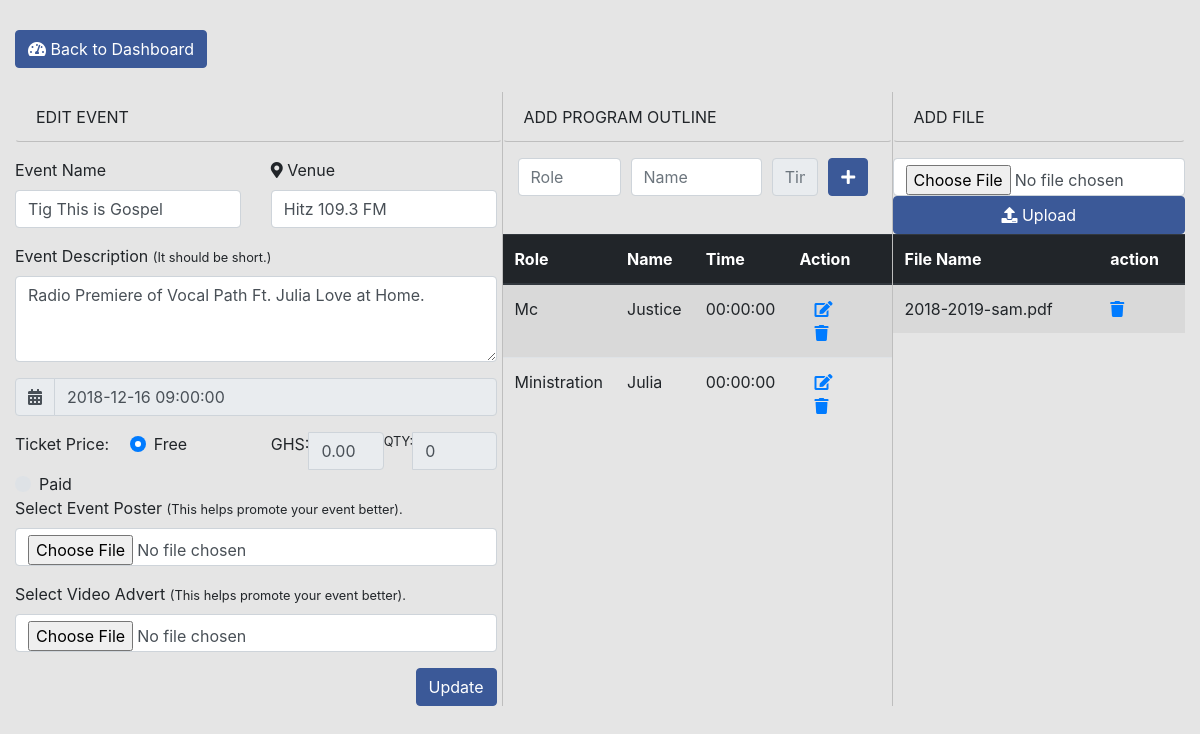
Page /profile/event_edit.php?event_id=48 (signed in) on the committed database.
### tables this page shows
CREATE TABLE IF NOT EXISTS `events` (
  `eid` int(11) NOT NULL AUTO_INCREMENT,
  `uid` int(11) NOT NULL,
  `ename` varchar(255) NOT NULL,
  `etype` enum('free','paid') NOT NULL,
  `about` text NOT NULL,
  `image` varchar(255) NOT NULL,
  `video` varchar(255) NOT NULL,
  `location` varchar(255) NOT NULL,
  `edate` datetime NOT NULL,
  `ticket_qty` int(11) DEFAULT NULL,
  `ticket_price` decimal(10,2) DEFAULT '0.00',
  `date_created` datetime NOT NULL DEFAULT CURRENT_TIMESTAMP ON UPDATE CURRENT_TIMESTAMP,
  `evaluate` enum('0','1') NOT NULL DEFAULT '0',
  PRIMARY KEY (`eid`),
  KEY `uid` (`uid`)
);

CREATE TABLE IF NOT EXISTS `program_outline` (
  `pid` int(11) NOT NULL AUTO_INCREMENT,
  `eid` int(11) NOT NULL,
  `role` varchar(200) NOT NULL,
  `name` varchar(200) NOT NULL,
  `program_time` time NOT NULL,
  PRIMARY KEY (`pid`)
);

CREATE TABLE IF NOT EXISTS `files` (
  `id` int(11) NOT NULL AUTO_INCREMENT,
  `eid` int(11) NOT NULL,
  `file_name` varchar(255) NOT NULL,
  PRIMARY KEY (`id`),
  KEY `eid` (`eid`)
);

### profile/event_edit.php (the view, shortened to what this page needs)
<?php
	include '../config/connection.php';
	$event_id=$_GET['event_id'];
	$outline_sql=mysqli_query($conn, "SELECT * FROM program_outline WHERE eid = '$event_id'");
	$outline='';
    while ($row = mysqli_fetch_assoc($outline_sql)) {
        $role_fetch =  $row['role'];
        $name_fetch =  $row['name'];
        $time_fetch =  $row['program_time'];
        $outline.='<tr>
        		  <td>'.$role_fetch.'</td>
			      <td>'.$name_fetch.'</td>
			      <td>'.$time_fetch.'</td>
			      <td>
			      	<span class="col" ><a href="#" class="" style="text-decoration:none;"><i class="fa fa-edit"></i></a></span>
			      	<span class="col"><a href="#" class="" style="text-decoration:none;"><i class="fa fa-trash"></i></a></span>
			      </td>
			      </tr>';
    }
    $filefetch_sql=mysqli_query($conn, "SELECT * FROM files WHERE eid = '$event_id'");
	$fileslist='';
    while ($filerow = mysqli_fetch_assoc($filefetch_sql)) {
        $f_name =  $filerow['file_name'];
        $fileslist.='<tr>
				    	<td>'.$f_name.'</td>
				    	<td><a href="#" class=""><i class="fa fa-trash"></i></a></td>
				    </tr>';
    }
    $event_sql=mysqli_query($conn, "SELECT * FROM events WHERE eid = '$event_id'");
	while ($erow = mysqli_fetch_assoc($event_sql)) {
		$ename =  $erow['ename'];
		$about = $erow['about'];
		$image =  $erow['image'];
		$location =  $erow['location'];
		$edate =  $erow['edate'];
		$ticket_qty = $erow['ticket_qty'];
		$ticket_price = $erow['ticket_price'];
		$tick = $ticket_price;
	}
?>
<!DOCTYPE html>
<html>
<head>
	<link rel="stylesheet" type="text/css" href="../css/bootstrap-grid.min.css">
 	<link rel="stylesheet" type="text/css" href="../css/bootstrap.css">
	<link rel="stylesheet" type="text/css" href="../fontawesome/css/all.min.css">
	<link rel="stylesheet" type="text/css" href="../css/main.css">
    <link rel="stylesheet" type="text/css" href="../css/flatpickr.css">
</head>
<body>
	<div class="wrapper" style="padding: 30px;">
		<div class="row">
			<a href="edit_event.php" class="btn btn-primary"><i class="fa fa-tachometer-alt"></i> Back to Dashboard</a>
		</div>
		<br>
		<div class="row">
			<div class="col" style="border-right: 1px solid #bebebe;">
				<span class="row alert" style="border-bottom: 1px solid #bebebe;">EDIT EVENT</span>
				<span class="row">
		                <form class="" method="post" style="padding-right: 5px;">
		                    <div class="row form-group">
		                        <div class="col">
		                            <label for="exampleInputEmail1">Event Name</label>
		                            <input type="text" class="form-control" name="event_name" id="exampleInputEmail1" aria-describedby="emailHelp" value="<?php echo $ename; ?>" required>
		                        </div>
		                        <div class="col">
		                            <i class="fa fa-map-marker-alt"></i>
		                            <label for="exampleInputEmail1">Venue</label>
		                            <input type="text" class="form-control" name="event_venue" id="exampleInputEmail1" aria-describedby="emailHelp" value="<?php echo $location; ?>" required>
		                        </div>
		                    </div>
		                  <div class="form-group">
		                    <label for="exampleFormControlTextarea1">Event Description</label> <small>(It should be short.)</small>
		                    <textarea class="form-control" id="exampleFormControlTextarea1" name="event_description" rows="3" value="" required><?php echo $about; ?></textarea>
		                  </div>
		                  <div class="input-group form-group">
		                    <div class="input-group-prepend date form_datetime" data-date-format="d-m-Y">
		                        <div class="input-group-text"><i class="fa fa-calendar-alt"></i></div>
		                    </div>
		                    <input name="event_date" size="16" class="pick form-control" type="text" value="<?php echo $edate; ?>" required>
		                  </div>
		                  <div class="row">
		                    <div class="col">
		                        <label class="form-group custom-control-inline" for="exampleFormControlTextarea1">Ticket Price:</label>
		                        <div class="custom-control custom-radio custom-control-inline form-group">
		                            <label class="custom-control-label" for="customRadioInline1">Free</label>
		                        </div>
		                        <div class="custom-control custom-radio custom-control-inline">
		                            <label class="custom-control-label" for="customRadioInline2">Paid</label>
		                        </div>
		                    </div>
		                    <div class="col" style="display: flex;" id="priceInput">
		                        <div class="input-group form-group" >
		                            <div class="input-group-prepend date form_datetime" data-date-format="d-m-Y">
		                                <div class="">GHS:</div>
		                            </div>
		                            <input name="ticket_price" type="number" class="form-control" id="ticket_price" aria-describedby="emailHelp" placeholder="" value="<?php echo $tick; ?>" min="" readonly>
		                        </div>
		                        <div class="input-group form-group" id="priceInput">
		                            <div class="input-group-prepend date form_datetime" data-date-format="d-m-Y">
		                                <small class="">QTY:</small>
		                            </div>
		                            <input name="ticket_quantity" type="number" class="form-control" id="ticket_quantity" aria-describedby="emailHelp" placeholder="" value="<?php echo $ticket_qty; ?>" min="" readonly>
		                        </div>
		                    </div>
		                  </div>
		                    <div class="form-group">
		                        <label>Select Event Poster <small>(This helps promote your event better).</small></label>
		                        <input name="picture_upload" type="file" class="form-control" value="../media/images/<?php echo $image; ?>">
		                     </div>
		                     <div class="form-group">
		                        <label>Select Video Advert <small>(This helps promote your event better).</small></label>
		                        <input name="video_upload" type="file" class="form-control" value="../media/videos/test.php">
		                     </div>
		                    <button name="update_event" type="submit" class="btn btn-primary" style="float: right;">Update</button>
		                </form>
				</span>
			</div>
			<div class="col-4" style="border-right: 1px solid #bebebe;">
				<span class="row alert" style="border-bottom: 1px solid #bebebe;">ADD PROGRAM OUTLINE</span>
				<span class="row container">
					<form method="post" action="event_edit.php?event_id=<?php echo $_GET['event_id']; ?>" style="margin-bottom: 14px;">
						<div class="form-row">
						    <div class="col-4">
						      <input type="text" class="form-control" placeholder="Role" required name="role">
						    </div>
						    <div class="col-5">
						      <input type="text" class="form-control" placeholder="Name" required name="name">
						    </div>
						    <div class="col-2">
						      <input type="text" class="time form-control" placeholder="Time" name="time">
						    </div>
						    <div class="col-1">
						    	<button type="submit" name="add_outline" class="btn btn-primary"><i class="fa fa-plus"></i></button>
						    </div>
						</div>
					</form>
				</span>
				<br>
				<span class="row">
					<table class="table table-hover table-striped" >
					  <thead class="thead-dark" style="padding: -0.25rem;">
					    <tr>
					      <th scope="col">Role</th>
					      <th scope="col">Name</th>
					      <th scope="col">Time</th>
					      <th scope="col">Action</th>
					    </tr>
					  </thead>
					  <tbody>
					       <?php echo $outline; ?>
					  </tbody>
					</table>
				</span>
			</div>
			<div class="col-3" style="">
				<span class="row alert" style="border-bottom: 1px solid #bebebe;">
					ADD FILE
				</span>
				<span class="row">
					<form method="post" enctype="multipart/form-data">
						<input name="fileToUpload" type="file" class="form-control" required>
						<button class="btn btn-primary" style="width: 100%;" name="upload"><i class="fa fa-upload"></i> Upload</button>
					</form>
				</span>
				<span class="row">
					<table class="table table-hover table-striped">
					  <thead class="thead-dark" style="padding: -0.25rem;">
					    <tr>
					      <th scope="col">File Name</th>
					      <th scope="col">action</th>
					    </tr>
					  </thead>
					  <tbody>
					    <?php echo $fileslist; ?>
					  </tbody>
					</table>
				</span>
			</div>
		</div>
	</div>
</body>
</html>

### css/main.css (style rules this page uses)
* { box-sizing: border-box; }

### css/flatpickr.css (style rules this page uses)
.flatpickr-input[readonly] { cursor: pointer; }

### rows in the picture
events: event_name "Tig This is Gospel", event_venue "Hitz 109.3 FM", event_description "Radio Premiere of Vocal Path Ft. Julia Love at Home.", event_date "2018-12-16 09:00:00", ticket_price "0.00", ticket_quantity "0"
program_outline: role "Mc", name "Justice", program_time "00:00:00"
program_outline: role "Ministration", name "Julia", program_time "00:00:00"
files: file_name "2018-2019-sam.pdf"
